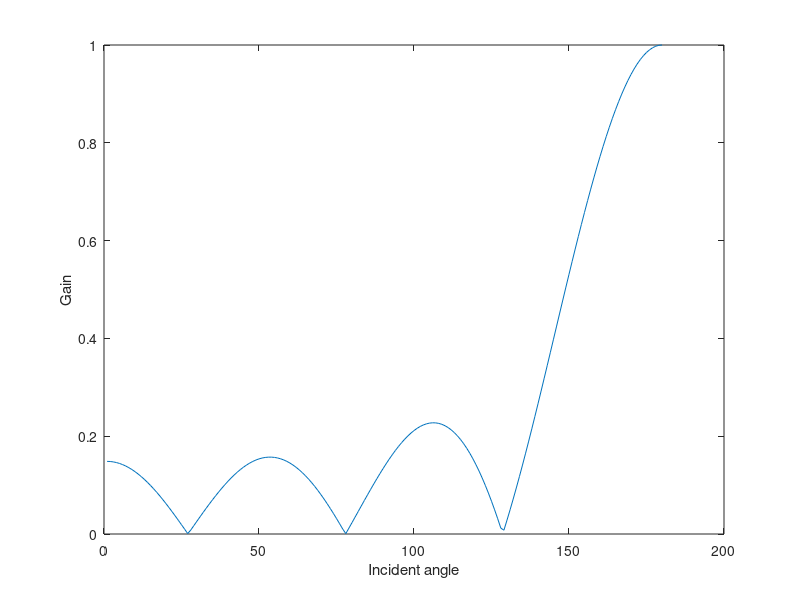
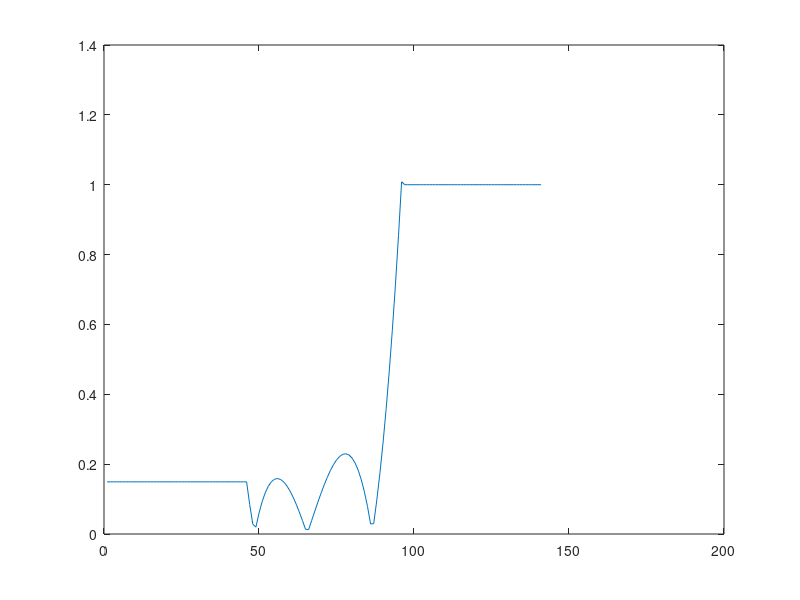
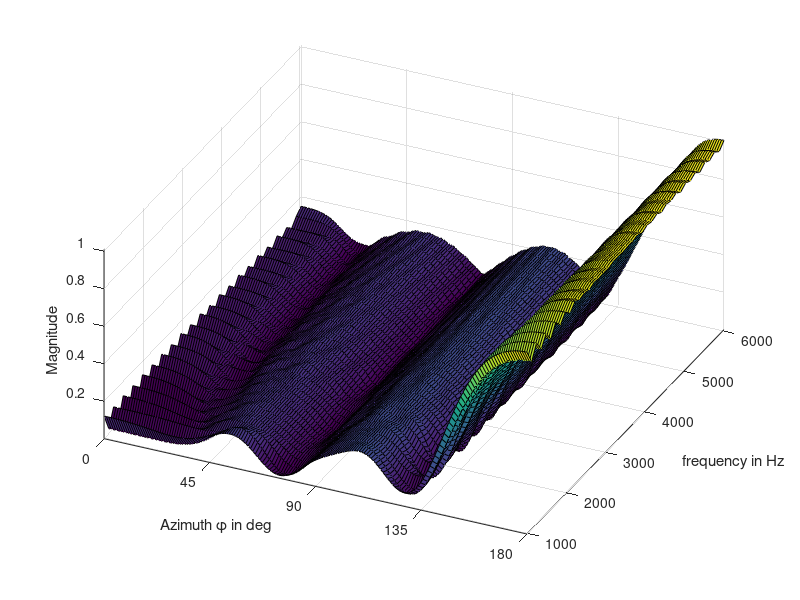

Here is the MATLAB script that generated these plots, in order:
clear;
clc;
Nfft = 128;               % FFT length used to implement FFT filterbank
Nfh = Nfft/2+1;           % number of frequency points in [0,Fs/2]
Fs = 16000;
Fsh = Fs/2;
fl = 1000;                 % lower and upper cutoff frequencies of filterbank
fu = 6000;
klow = round(fl/Fsh*Nfh);
kup = round(fu/Fsh*Nfh);
f = Fsh/Nfh*(klow:kup)';  % frequencies used to compute T and W
Nf = length(f);
% N = 141;                   % number of microphone
% dH = 0.01;            % minimum sensor distance in m
% numCluster = 9;
% numPrsnt = 1;
% gamma = 0.9;

N = 141;                   % number of microphone
dH = 0.01;            % minimum sensor distance in m
numCluster = 7;
numPrsnt = 1;
gamma = 0.5;

c = 340;                 % speed of sound in m/s
f_test = 2000;

x_map = zeros(N,Nf);
n = -(N-1)/2:(N-1)/2;

x_array = n*dH;
phi = linspace(0, pi, 180); % discrete Theta angle 
Nphi = length(phi);


BP = -0.14 - 0.57*cos(phi(end:-1:1)) + 0.57*cos(phi(end:-1:1)).^2 + 1.15*cos(phi(end:-1:1)).^3; 
BP = BP/max(BP);

figure();
plot(abs(BP));
ylabel('Gain');
xlabel('Incident angle');
set(gcf,'color','w');


FI = zeros(Nphi,Nf);
figure()

for i=1:Nf
  Br = zeros(N,1);  
  Rc = (f(i)*N*dH/c);
  %f(i) = Rc*c/N/dH;
  %x_points = Rc*cos(phi(end:-1:1));
  boudary  = find(abs(n)<= Rc  );
  phiS = acos(n(boudary)/Rc);
  Br(boudary)= -0.14 - 0.57*cos(phiS) + 0.57*cos(phiS).^2 + 1.15*cos(phiS).^3;
  Br(boudary) = abs(Br(boudary));%/max(Br(boudary));

  
  idxBr = boudary(end);
  %Br(1:boudary(1)-1)=Br(boudary(1)); 
  Br(idxBr+1:end)=1;
  idxBr = boudary(1);
  Br(1:idxBr)=Br(idxBr);
  plot(abs(Br)) 
  temp = fftshift(Br(end:-1:1));
  h = fftshift(ifft(temp(end:-1:1))); 

  x_map(:,i) = h;
  
  
  %hold on
  pause(0.01)
  
  %beam plot
  beta = 2*pi*f(i)/c;             % wave number
  D = exp(1j*beta*x_array(ones(1,Nphi),:).*cos(phi(ones(N,1),:))');
  FI(:,i) = (D*(h));     
end
%%
pos = [0.5 0.5 0.4 0.4];
figure('numbertitle','off','name','beam pattern of full array',...
      'Units','normal','Position',pos);
surf(180/pi*phi,f,abs(FI)');
axis tight
set(gca,'XTick',[0 45 90 135 180]);
view([25,50]);
xlabel('Azimuth \phi in deg');
ylabel('frequency in Hz');
zlabel('Magnitude');
grid on
set(gcf,'color','w');